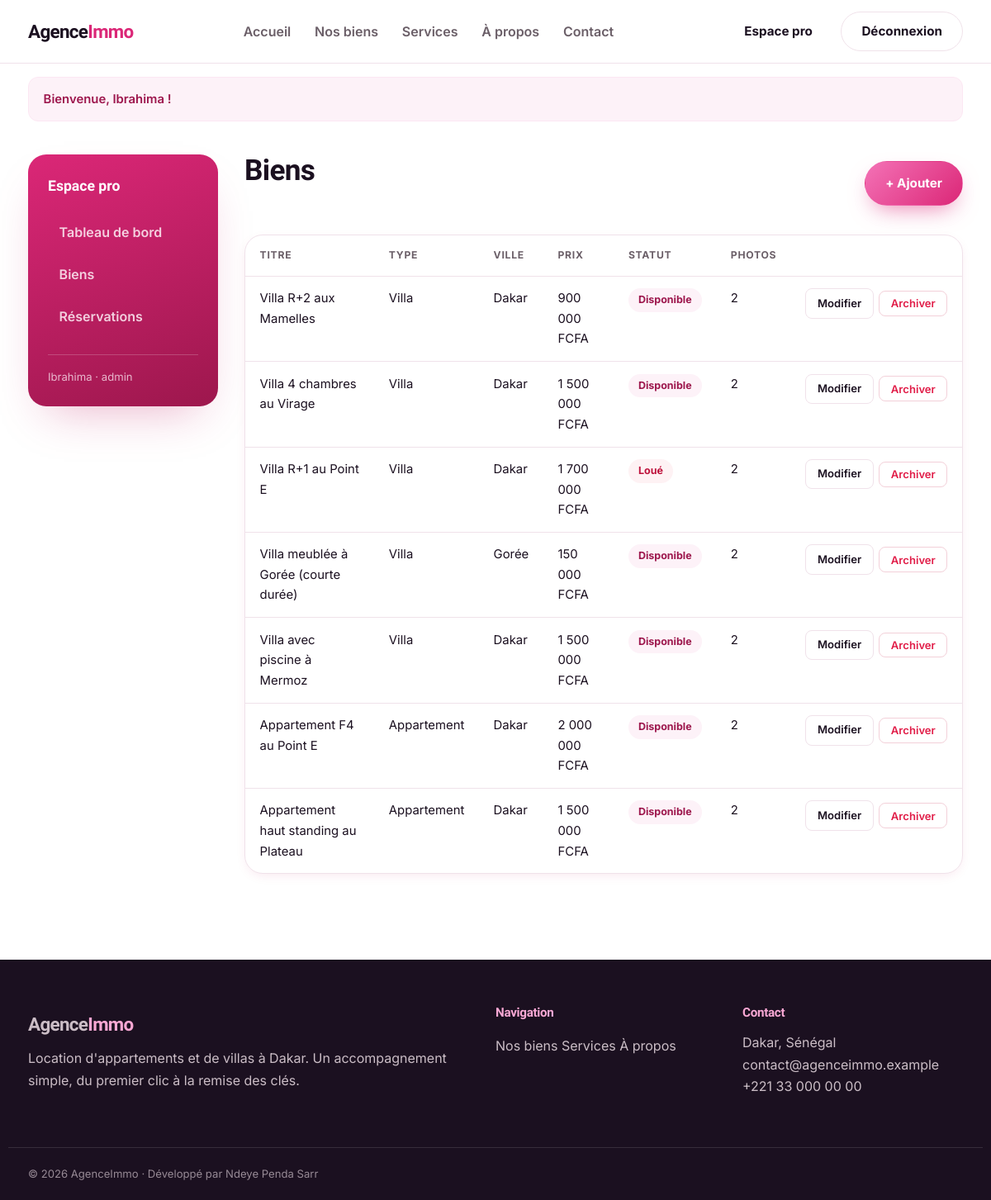
Screenshot of /admin/biens (signed in) with the database file from the repository.
### tables this page shows
CREATE TABLE biens (
    id          INT AUTO_INCREMENT PRIMARY KEY,
    type        ENUM('appartement','villa') NOT NULL,
    titre       VARCHAR(150) NOT NULL,
    description TEXT NOT NULL,
    prix        INT UNSIGNED NOT NULL,
    ville       VARCHAR(80)  NOT NULL DEFAULT 'Dakar',
    chambres    TINYINT UNSIGNED NOT NULL DEFAULT 1,
    surface     SMALLINT UNSIGNED NULL,
    statut      ENUM('disponible','loue') NOT NULL DEFAULT 'disponible',
    archive     TINYINT(1) NOT NULL DEFAULT 0,
    cree_le     TIMESTAMP NOT NULL DEFAULT CURRENT_TIMESTAMP,
    INDEX idx_type (type),
    INDEX idx_statut (statut),
    INDEX idx_archive (archive),
    INDEX idx_ville (ville)
);

### src/Core/Auth.php (called while the page is built, shortened)
<?php
final class Auth
{
    public static function check(): bool
    {
        return isset($_SESSION['user']);
    }
    public static function user(): ?array
    {
        return $_SESSION['user'] ?? null;
    }
    public static function is(string ...$roles): bool
    {
        return self::check() && in_array($_SESSION['user']['role'], $roles, true);
    }
}

### src/Core/Registry.php (called while the page is built, shortened)
<?php
final class Registry
{
    private static ?PDO $pdo = null;
    public static function boot(array $config, PDO $pdo): void
    {
        self::$pdo = $pdo;
    }
    public static function pdo(): PDO
    {
        return self::$pdo;
    }
}

### src/Repositories/BienRepository.php (called while the page is built, shortened)
<?php
final class BienRepository
{
    private PDO $db;
    public function __construct()
    {
        $this->db = Registry::pdo();
    }
    public function all(): array
    {
        return $this->db->query(
            "SELECT b.*, (SELECT COUNT(*) FROM images i WHERE i.bien_id = b.id) AS nb_images
             FROM biens b ORDER BY b.cree_le DESC, b.id DESC"
        )->fetchAll();
    }
}

### src/Controllers/Admin/BienController.php (called while the page is built, shortened)
<?php
final class BienController extends Controller
{
    public function index(): string
    {
        return $this->view('admin.biens.index', [
            'titre' => 'Gestion des biens',
            'biens' => (new BienRepository())->all(),
        ]);
    }
}

### public/index.php (called while the page is built, shortened)
<?php
$router = require __DIR__ . '/../src/Core/bootstrap.php';
$router->dispatch($_SERVER['REQUEST_METHOD'], $_SERVER['REQUEST_URI']);

### src/Core/Controller.php (called while the page is built, shortened)
<?php
abstract class Controller
{
    protected function view(string $template, array $data = [], ?string $layout = 'layout'): string
    {
        $data += ['titre' => 'Agence Immobilière'];
        return View::render($template, $data, $layout);
    }
}

### src/Core/View.php (called while the page is built, shortened)
<?php
final class View
{
    public static function render(string $template, array $data = [], ?string $layout = 'layout'): string
    {
        $contenu = self::renderPartial($template, $data);
        return self::renderPartial($layout, array_merge($data, ['contenu' => $contenu]));
    }
    public static function renderPartial(string $template, array $data = []): string
    {
        $file = self::VIEWS . str_replace('.', '/', $template) . '.php';
        extract($data, EXTR_SKIP);
        require $file;
        return (string) ob_get_clean();
    }
}

### src/Core/Flash.php (called while the page is built, shortened)
<?php
final class Flash
{
    public static function pull(): array
    {
        $flash = $_SESSION['_flash'] ?? [];
        return $flash;
    }
}

### src/Core/helpers.php (called while the page is built, shortened)
<?php
function e(mixed $value): string
{
    return htmlspecialchars((string) $value, ENT_QUOTES | ENT_SUBSTITUTE, 'UTF-8');
}
function url(string $path = ''): string
{
    return '/' . ltrim($path, '/');
}
function format_prix(int|string|null $prix): string
{
    return number_format((float) $prix, 0, ',', ' ') . ' FCFA';
}
function statut_label(string $statut): string
{
    return match ($statut) {
        'en_attente' => 'En attente',
        'confirmee'  => 'Confirmée',
        'annulee'    => 'Annulée',
        'disponible' => 'Disponible',
        'loue'       => 'Loué',
        default      => ucfirst($statut),
    };
}

### views/admin/biens/index.php (the view, shortened to what this page needs)
<div class="admin-wrap container">
    <?php include __DIR__ . '/../../partials/admin-nav.php'; ?>
    <div class="admin-main">
        <div class="section-head reveal">
            <h1>Biens</h1>
            <a class="btn btn-primary" href="<?= e(url('admin/biens/nouveau')) ?>">+ Ajouter</a>
        </div>
        <?php if (empty($biens)): ?>
            <p class="muted">Aucun bien enregistré.</p>
        <?php else: ?>
            <div class="table-wrap reveal"><table class="table">
                <thead><tr><th>Titre</th><th>Type</th><th>Ville</th><th>Prix</th><th>Statut</th><th>Photos</th><th></th></tr></thead>
                <tbody>
                <?php foreach ($biens as $b): ?>
                    <?php $estArchive = (int) ($b['archive'] ?? 0) === 1; ?>
                    <tr<?= $estArchive ? ' class="row-archived"' : '' ?>>
                        <td><?= e($b['titre']) ?>
                        </td>
                        <td><?= e(ucfirst($b['type'])) ?></td>
                        <td><?= e($b['ville']) ?></td>
                        <td><?= e(format_prix($b['prix'])) ?></td>
                        <td><span class="pill pill-<?= $b['statut'] === 'disponible' ? 'confirmee' : 'annulee' ?>"><?= e(statut_label($b['statut'])) ?></span></td>
                        <td><?= (int) ($b['nb_images'] ?? 0) ?></td>
                        <td class="row-actions">
                            <a class="btn-mini" href="<?= e(url('admin/biens/' . $b['id'] . '/modifier')) ?>">Modifier</a>
                            <?php if ($estArchive): ?>
                                <form method="post" action="<?= e(url('admin/biens/' . $b['id'] . '/restaurer')) ?>">
                                    <?= csrf_field() ?>
                                    <button class="btn-mini" type="submit">Restaurer</button>
                                </form>
                            <?php else: ?>
                                <form method="post" action="<?= e(url('admin/biens/' . $b['id'] . '/archiver')) ?>"
                                      onsubmit="return confirm('Archiver ce bien ? Il sera retiré du site public (historique conservé).');">
                                    <button class="btn-mini btn-mini-danger" type="submit">Archiver</button>
                                </form>
                            <?php endif; ?>
                        </td>
                    </tr>
                <?php endforeach; ?>
                </tbody>
            </table></div>
        <?php endif; ?>
    </div>
</div>

### src/Core/Router.php (shortened to what this page needs)
<?php
final class Router
{
    private array $routes = [];
    private function add(string $method, string $pattern, array $handler): void
    {
        $params = [];
        $regex = preg_replace_callback('#\{(\w+)\}#', function ($m) use (&$params) {
            $params[] = $m[1];
            return '([^/]+)';
        }, $pattern);
        $this->routes[] = [
            'method'  => $method,
            'regex'   => '#^' . rtrim($regex, '/') . '/?$#',
            'params'  => $params,
            'handler' => $handler,
        ];
    }
    public function dispatch(string $method, string $uri): void
    {
        $path = '/' . trim(parse_url($uri, PHP_URL_PATH) ?? '/', '/');
        foreach ($this->routes as $route) {
            if ($route['method'] !== $method) {
                continue;
            }
            if (preg_match($route['regex'], $path, $matches)) {
                array_shift($matches);
                $args = array_combine($route['params'], $matches) ?: [];
                [$class, $action] = $route['handler'];
                $controller = new $class();
                echo $controller->$action($args);
                return;
            }
        }
    }
}

### public/assets/css/app.css (style rules this page uses)
:root { --rose: #e11d74; --rose-500: #ec4899; --rose-600: #db2777; --rose-700: #be185d; --rose-800: #9d174d; --rose-400: #f472b6; --rose-300: #f9a8d4; --rose-100: #fce7f3; --rose-bg: #fdf2f8; --ink: #1b1020; --slate: #6b5f68; --bg: #ffffff; --bg-soft: #fdf7fa; --border: #f0e2ea; --danger: #e11d48; --gold: var(--rose-600); --radius: 22px; --radius-sm: 14px; --shadow-sm: 0 4px 16px -6px rgba(190, 24, 93, .16); --shadow: 0 26px 54px -24px rgba(190, 24, 93, .34); --shadow-glow: 0 30px 60px -22px rgba(219, 39, 119, .5); --container: 1180px; --ease: cubic-bezier(.2, .7, .2, 1); --spring: cubic-bezier(.34, 1.56, .64, 1); }
* { box-sizing: border-box; }
html { scroll-behavior: smooth; }
body { margin: 0; font-family: "Inter", system-ui, sans-serif; color: var(--ink); background: var(--bg); line-height: 1.65; -webkit-font-smoothing: antialiased; overflow-x: hidden; }
h1, h2, h3, h4 { font-family: "Plus Jakarta Sans", "Inter", sans-serif; font-weight: 800; line-height: 1.08; letter-spacing: -.02em; margin: 0 0 .5rem; }
a { color: inherit; text-decoration: none; }
.container { width: 100%; max-width: var(--container); margin-inline: auto; padding-inline: 1.5rem; }
:where(a, button, input, select, textarea):focus-visible { outline: 2px solid var(--rose-400); outline-offset: 2px; border-radius: 6px; }
.btn { position: relative; overflow: hidden; display: inline-flex; align-items: center; justify-content: center; gap: .5rem; padding: .85rem 1.5rem; border-radius: 999px; font-weight: 700; font-size: .95rem; border: 1.5px solid transparent; cursor: pointer; font-family: inherit; transition: transform .25s var(--ease), box-shadow .25s var(--ease), background .25s, color .25s, border-color .25s; }
.btn::after { content: ""; position: absolute; top: 0; left: -120%; width: 60%; height: 100%; background: linear-gradient(100deg, transparent, rgba(255, 255, 255, .45), transparent); transform: skewX(-18deg); transition: left .6s var(--ease); }
.btn-primary { background: linear-gradient(135deg, var(--rose-400), var(--rose-600)); color: #fff; box-shadow: 0 12px 28px -10px rgba(219, 39, 119, .6); }
.btn-mini { display: inline-block; padding: .4rem .85rem; border-radius: 8px; border: 1px solid var(--border); background: #fff; font-size: .82rem; font-weight: 600; cursor: pointer; font-family: inherit; transition: .2s; }
.btn-mini-danger { color: var(--danger); border-color: #f3d0d9; }
.section-head { display: flex; justify-content: space-between; align-items: flex-end; gap: 1rem; flex-wrap: wrap; margin-bottom: 2.2rem; }
.table-wrap { overflow-x: auto; border: 1px solid var(--border); border-radius: var(--radius); background: #fff; box-shadow: var(--shadow-sm); }
.table { width: 100%; border-collapse: collapse; font-size: .93rem; }
.table th, .table td { padding: .9rem 1.1rem; text-align: left; vertical-align: top; }
.table thead th { color: var(--slate); font-weight: 700; font-size: .76rem; text-transform: uppercase; letter-spacing: .06em; border-bottom: 1px solid var(--border); }
.table tbody tr { border-top: 1px solid var(--border); transition: background .15s; }
.table tbody tr:first-child { border-top: 0; }
.row-actions { display: flex; gap: .4rem; align-items: center; }
.pill { display: inline-block; padding: .25rem .75rem; border-radius: 999px; font-size: .78rem; font-weight: 700; }
.pill-confirmee { background: var(--rose-bg); color: var(--rose-800); }
.pill-annulee { background: #fef2f4; color: #be123c; }
.admin-wrap { display: grid; grid-template-columns: 230px 1fr; gap: 2rem; padding-block: 2.5rem; align-items: start; }
.admin-main h1 { font-size: clamp(1.7rem, 3vw, 2.2rem); margin-bottom: 1.5rem; }
.js-anim .reveal { opacity: 0; transform: translateY(48px); transition: opacity .8s var(--ease), transform .8s var(--ease); will-change: opacity, transform; }
.js-anim .reveal.is-visible { opacity: 1; transform: none; }

### rows the page displays
biens: titre "Villa R+2 aux Mamelles", type "Villa", ville "Dakar", prix "900 000 FCFA", statut "Disponible", nb_images "2"
biens: titre "Villa 4 chambres au Virage", type "Villa", ville "Dakar", prix "1 500 000 FCFA", statut "Disponible", nb_images "2"
biens: titre "Villa R+1 au Point E", type "Villa", ville "Dakar", prix "1 700 000 FCFA", statut "Loué", nb_images "2"
biens: titre "Villa meublée à Gorée (courte durée)", type "Villa", ville "Gorée", prix "150 000 FCFA", statut "Disponible", nb_images "2"
biens: titre "Villa avec piscine à Mermoz", type "Villa", ville "Dakar", prix "1 500 000 FCFA", statut "Disponible", nb_images "2"
biens: titre "Appartement F4 au Point E", type "Appartement", ville "Dakar", prix "2 000 000 FCFA", statut "Disponible", nb_images "2"
biens: titre "Appartement haut standing au Plateau", type "Appartement", ville "Dakar", prix "1 500 000 FCFA", statut "Disponible", nb_images "2"

### other values shown
$m "Bienvenue, Ibrahima !"
